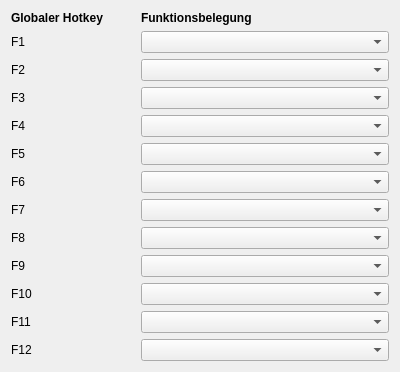
<?xml version="1.0" encoding="UTF-8"?>
<ui version="4.0">
 <class>ConfHotkeys</class>
 <widget class="QWidget" name="ConfHotkeys">
  <property name="geometry">
   <rect>
    <x>0</x>
    <y>0</y>
    <width>400</width>
    <height>300</height>
   </rect>
  </property>
  <property name="windowTitle">
   <string>Form</string>
  </property>
  <layout class="QGridLayout" name="gridLayout">
   <item row="1" column="0">
    <widget class="QLabel" name="label">
     <property name="text">
      <string>F1</string>
     </property>
    </widget>
   </item>
   <item row="0" column="0">
    <widget class="QLabel" name="label_2">
     <property name="font">
      <font>
       <weight>75</weight>
       <bold>true</bold>
      </font>
     </property>
     <property name="text">
      <string>Globaler Hotkey</string>
     </property>
    </widget>
   </item>
   <item row="0" column="1" colspan="2">
    <widget class="QLabel" name="label_3">
     <property name="font">
      <font>
       <weight>75</weight>
       <bold>true</bold>
      </font>
     </property>
     <property name="text">
      <string>Funktionsbelegung</string>
     </property>
    </widget>
   </item>
   <item row="1" column="1" colspan="2">
    <widget class="QComboBox" name="cbF1"/>
   </item>
   <item row="2" column="0">
    <widget class="QLabel" name="label_4">
     <property name="text">
      <string>F2</string>
     </property>
    </widget>
   </item>
   <item row="2" column="1" colspan="2">
    <widget class="QComboBox" name="cbF2"/>
   </item>
   <item row="3" column="0">
    <widget class="QLabel" name="label_5">
     <property name="text">
      <string>F3</string>
     </property>
    </widget>
   </item>
   <item row="4" column="0">
    <widget class="QLabel" name="label_6">
     <property name="text">
      <string>F4</string>
     </property>
    </widget>
   </item>
   <item row="5" column="0">
    <widget class="QLabel" name="label_7">
     <property name="text">
      <string>F5</string>
     </property>
    </widget>
   </item>
   <item row="6" column="0">
    <widget class="QLabel" name="label_8">
     <property name="text">
      <string>F6</string>
     </property>
    </widget>
   </item>
   <item row="7" column="0">
    <widget class="QLabel" name="label_9">
     <property name="text">
      <string>F7</string>
     </property>
    </widget>
   </item>
   <item row="8" column="0">
    <widget class="QLabel" name="label_10">
     <property name="text">
      <string>F8</string>
     </property>
    </widget>
   </item>
   <item row="9" column="0">
    <widget class="QLabel" name="label_11">
     <property name="text">
      <string>F9</string>
     </property>
    </widget>
   </item>
   <item row="10" column="0">
    <widget class="QLabel" name="label_12">
     <property name="text">
      <string>F10</string>
     </property>
    </widget>
   </item>
   <item row="11" column="0">
    <widget class="QLabel" name="label_13">
     <property name="text">
      <string>F11</string>
     </property>
    </widget>
   </item>
   <item row="12" column="0">
    <widget class="QLabel" name="label_14">
     <property name="text">
      <string>F12</string>
     </property>
    </widget>
   </item>
   <item row="3" column="1" colspan="2">
    <widget class="QComboBox" name="cbF3"/>
   </item>
   <item row="4" column="1" colspan="2">
    <widget class="QComboBox" name="cbF4"/>
   </item>
   <item row="5" column="1" colspan="2">
    <widget class="QComboBox" name="cbF5"/>
   </item>
   <item row="6" column="1" colspan="2">
    <widget class="QComboBox" name="cbF6"/>
   </item>
   <item row="7" column="1" colspan="2">
    <widget class="QComboBox" name="cbF7"/>
   </item>
   <item row="8" column="1" colspan="2">
    <widget class="QComboBox" name="cbF8"/>
   </item>
   <item row="9" column="1" colspan="2">
    <widget class="QComboBox" name="cbF9"/>
   </item>
   <item row="10" column="1" colspan="2">
    <widget class="QComboBox" name="cbF10"/>
   </item>
   <item row="11" column="1" colspan="2">
    <widget class="QComboBox" name="cbF11"/>
   </item>
   <item row="12" column="1" colspan="2">
    <widget class="QComboBox" name="cbF12"/>
   </item>
  </layout>
 </widget>
 <resources/>
 <connections/>
</ui>
